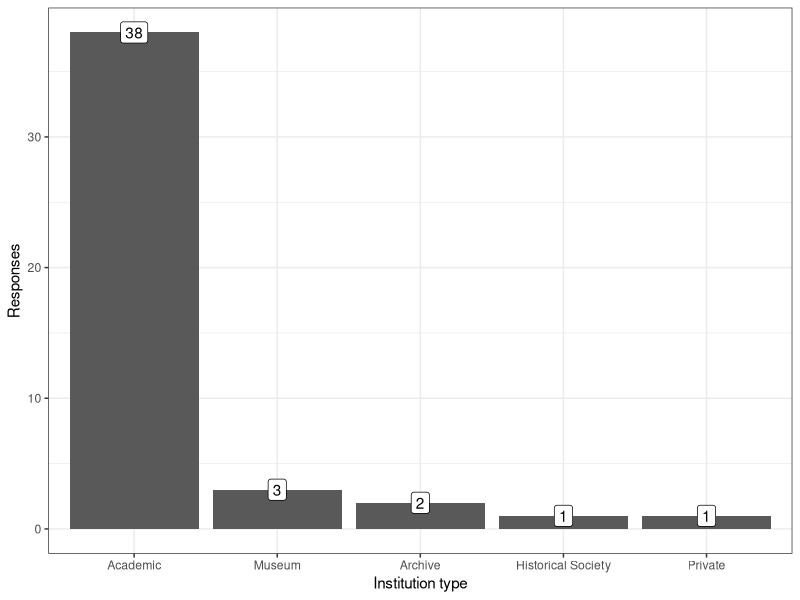
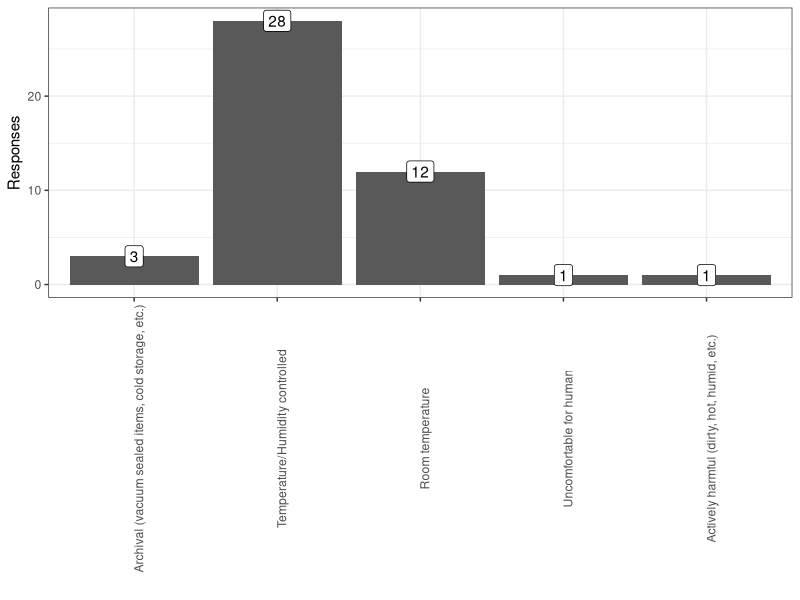
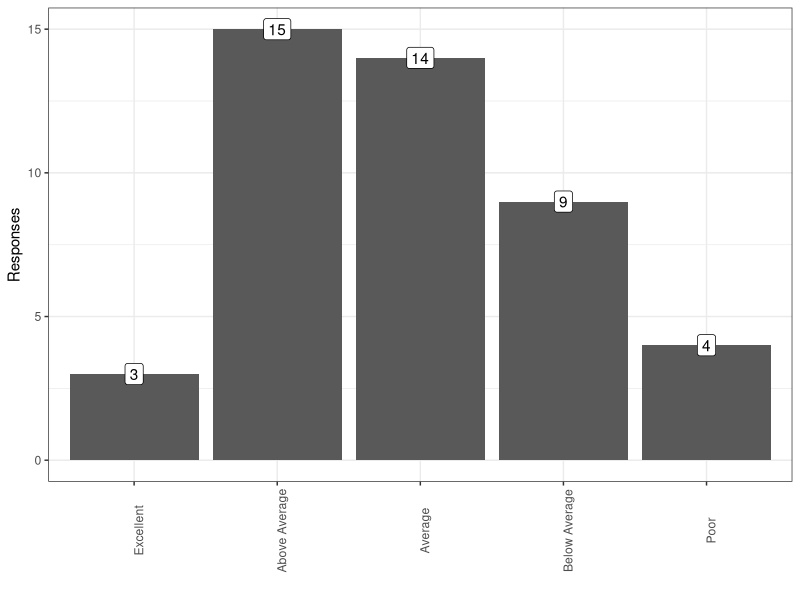
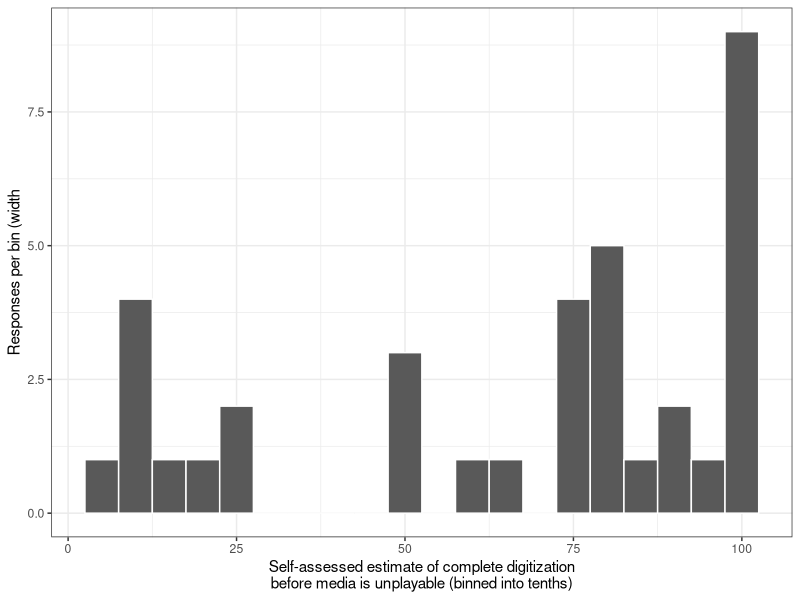
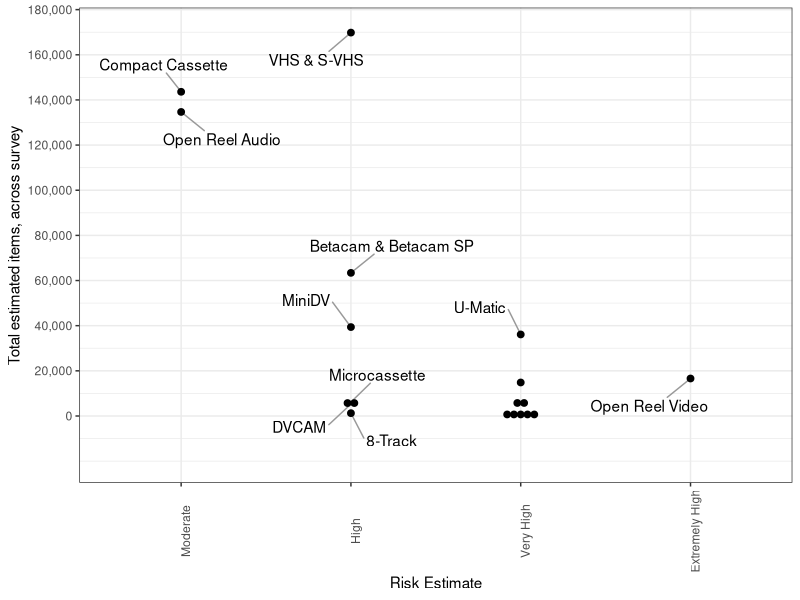
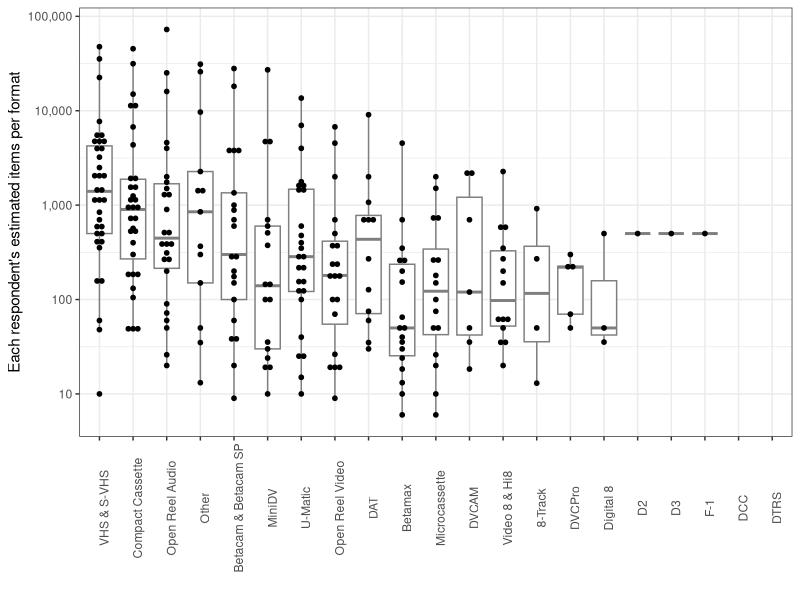
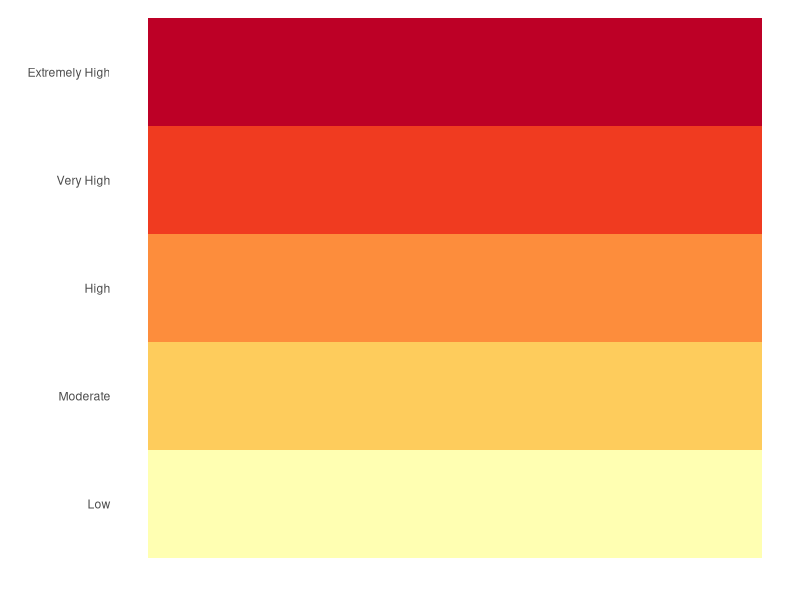
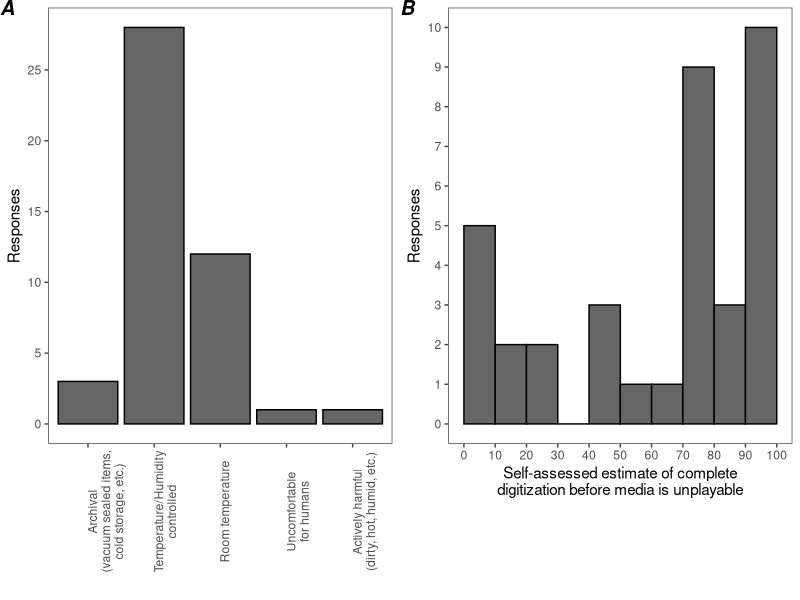

Reproduce these figures in R, in order. (Note: this script raises an error after producing the figures.)
## ---- chunk 1
# This is to just globally mute a lot of messages and errors
knitr::opts_chunk$set(echo=F,message=F,error=T,warning=F)
## ---- chunk 2
library(tidyverse)
library(ggrepel)
library(egg)
library(ComplexHeatmap)
library(circlize)
## ---- chunk 3
raw_datar <- read_csv("survey_data_2019.csv" ,
    col_names=c(
        "Key","State","InstitutionType","TotalItems",
        "StorageConditions",
        "Unstructured_StorageHistory",
        "Unstructured_CompletionEstimate",
        "PercentDigitizedBeforeUnplayable",
        "PracticeSelfAssesment",
        "Percentage_Open Reel Video","Percentage_U-Matic","Percentage_Betamax",
        "Percentage_VHS & S-VHS","Percentage_Betacam & Betacam SP",
        "Percentage_Video 8 & Hi8","Percentage_D2","Percentage_D3",
        "Percentage_DVCAM","Percentage_MiniDV","Percentage_DVCPro",
        "Percentage_Digital 8","Percentage_Open Reel Audio",
        "Percentage_Compact Cassette","Percentage_Microcassette",
        "Percentage_DAT","Percentage_DTRS","Percentage_F-1","Percentage_DCC",
        "Percentage_8-Track","Percentage_Other"),
    skip=1
    ) %>%
    mutate(PercentDigitizedBeforeUnplayable=sub("%","",
            PercentDigitizedBeforeUnplayable)
        )
all_responses <- raw_datar

risk_factors <- read_tsv("risk_assesment.tsv") %>%
    mutate(Risk=factor(Risk,
            levels=c("Low","Moderate","High","Very High","Extremely High")
        )   ) 

tdatar <- all_responses %>%
    gather(Format,Percentage,starts_with("Percentage_")) %>%
    mutate(Percentage=as.numeric(sub("%","",Percentage))) %>%
    mutate(EstItemCount=TotalItems*Percentage/100) %>%
    mutate(FormatName=sub("Percentage_","",Format)) %>% 
    left_join(risk_factors%>%rename(FormatName=Format),by="FormatName")
## ---- chunk 4
all_responses %>%
    {
    ggplot(.)+theme_bw()+
    aes(x=InstitutionType)+
    geom_bar()+
    scale_x_discrete(limits=names(sort(table(.$InstitutionType),decreasing=T)))+
    geom_label(aes(label=..count..,y=..count..),stat="count")+
    xlab("Institution type")+
    ylab("Responses")
    }
## ---- chunk 5
all_responses %>%
    filter(!is.na(StorageConditions)) %>%
    {
    ggplot(.)+theme_bw()+
    aes(x=StorageConditions)+
    geom_bar()+
    scale_x_discrete(limits=c(
            "Archival (vacuum sealed items, cold storage, etc.)",
            "Temperature/Humidity controlled",
            "Room temperature",
            "Uncomfortable for human",
            "Actively harmful (dirty, hot, humid, etc.)"
            )
        )+
    geom_label(aes(label=..count..,y=..count..),stat="count")+
    theme(axis.text.x=element_text(angle=90))+
    xlab("")+
    ylab("Responses")
    }
## ---- chunk 6
all_responses %>%
    filter(!is.na(PracticeSelfAssesment)) %>%
    {
    ggplot(.)+theme_bw()+
    aes(x=PracticeSelfAssesment)+
    geom_bar()+
    scale_x_discrete(limits=c(
            "Excellent",
            "Above Average",
            "Average",
            "Below Average",
            "Poor"
            )
        )+
    geom_label(aes(label=..count..,y=..count..),stat="count")+
    theme(axis.text.x=element_text(angle=90))+
    xlab("")+
    ylab("Responses")
    }
## ---- chunk 7
all_responses %>%
    filter(!is.na(PercentDigitizedBeforeUnplayable)) %>%
    {
    ggplot(.)+theme_bw()+
    aes(x=as.numeric(PercentDigitizedBeforeUnplayable))+
    stat_bin(binwidth=05,geom="bar",col="white")+
    xlab("Self-assessed estimate of complete digitization\nbefore media is unplayable (binned into tenths)")+
    ylab("Responses per bin (width")
    }
## ---- chunk 8
g_storage <- all_responses %>%
    filter(!is.na(StorageConditions)) %>%
    {
    ggplot(.)+theme_article()+
    aes(x=StorageConditions)+
    scale_x_discrete(limits=c(
            "Archival (vacuum sealed items, cold storage, etc.)",
            "Temperature/Humidity controlled",
            "Room temperature",
            "Uncomfortable for human",
            "Actively harmful (dirty, hot, humid, etc.)"
            ),
            labels=c(
            "Archival\n(vacuum sealed items,\ncold storage, etc.)",
            "Temperature/Humidity\ncontrolled",
            "Room temperature",
            "Uncomfortable\nfor humans",
            "Actively harmful\n(dirty, hot, humid, etc.)"
            )
        )+
    geom_bar(fill="grey40",color="black")+
    #geom_label(aes(label=..count..,y=..count..),stat="count")+
    scale_y_continuous(breaks=seq(0,40,5))+
    theme(axis.text.x=element_text(angle=90))+
    xlab("")+
    ylab("Responses")
    }
g_complete <- all_responses %>%
    filter(!is.na(PercentDigitizedBeforeUnplayable)) %>%
    {
    ggplot(.)+theme_article()+
    aes(x=as.numeric(PercentDigitizedBeforeUnplayable))+
    stat_bin(binwidth=10,center=5,geom="bar",fill="grey40",color="black")+
    xlab("Self-assessed estimate of complete\ndigitization before media is unplayable")+
    ylab("Responses")+
    scale_x_continuous(breaks=seq(0,100,10))+
    scale_y_continuous(breaks=seq(0,10,1))
    }
g_both <- ggarrange(g_storage,g_complete,nrow=1,labels=c("A","B"),draw=F)
ggsave("storageConditions_and_completionEstimate.svg",g_both,width=6,height=4)
ggsave("storageConditions_and_completionEstimate.png",g_both,width=6,height=4)
## ---- chunk 9
g <- tdatar %>% 
    group_by(FormatName,Risk) %>%
    summarize(EstTotal=sum(EstItemCount,na.rm=T)) %>%
    filter(!is.na(Risk)) %>%
    filter(EstTotal>0) %>%
    ggplot()+
    theme_bw()+
    aes(x=Risk,y=EstTotal,label=FormatName)+
    geom_text_repel(box.padding=1,segment.color="grey60")+
    theme(axis.text.x=element_text(angle=90))+
    ylab("Total estimated items, across survey")+
    xlab("Risk Estimate")

g_risk_totals <- g+
    scale_y_continuous(labels=function(x){formatC(x,big.mark=",",format="d")},
        breaks=seq(0,2e5,2e4),limits=c(-2e4,NA))+
        geom_dotplot(binaxis="y",stackdir="center",binwidth=3e3) 
g_risk_totals
## ---- chunk 10
ggsave("risk_and_totals.png",g_risk_totals,width=6,height=6)
ggsave("risk_and_totals.svg",g_risk_totals,width=6,height=6)
## ---- chunk 11

g <- tdatar %>% 
    {
    ggplot(.)+
    theme_bw()+
    aes(x=FormatName,y=EstItemCount)+
    geom_boxplot(outlier.alpha=0,color="grey50")+
    geom_dotplot(binaxis="y",stackdir="center",dotsize=1.0,alpha=1.0,binwidth=0.05)+
    scale_y_log10(labels=function(x){formatC(x,big.mark=",",format="d")})+
    scale_x_discrete(
        limits=group_by(.,FormatName)%>%
            summarize(z=sum(EstItemCount,na.rm=T))%>%
            arrange(-z)%>%pull(FormatName)
        )+
    theme(axis.text.x=element_text(angle=90))+
    ylab("Each respondent's estimated items per format")+
    xlab("")
    }
g
ggsave("items_per_respondent.png",g,width=6,height=5)
ggsave("items_per_respondent.svg",g,width=6,height=5)

## ---- chunk 12
library(gplots)

heatmap_datar_counts <- tdatar %>% 
    filter(EstItemCount>0) %>%
    select(Key,State,InstitutionType,TotalItems,
        PercentDigitizedBeforeUnplayable,FormatName,EstItemCount) %>%
    spread(FormatName,EstItemCount,fill=0) %>%
    arrange(-as.numeric(PercentDigitizedBeforeUnplayable))
heatmap_datar_counts%>%pull(PercentDigitizedBeforeUnplayable)

counts_matrix <- as.matrix(log10(heatmap_datar_counts[,-c(1,2,3,4,5)]+1))

#risk_palette <- 
#    rev(colorRampPalette(brewer.pal(n=9,name="Spectral"))(
#        length(levels(risk_factors$Risk))
#    ))[
#        tibble(Format=colnames(heatmap_datar_counts)[
#                6:ncol(heatmap_datar_counts)]
#            )%>%    
#            left_join(risk_factors,by="Format")%>%pull(Risk)
#        ] 

# Thanks colorbrewer2 website!
colorz <- setNames(c('#ffffb2','#fecc5c','#fd8d3c','#f03b20','#bd0026'),
        levels(risk_factors$Risk))
risk_palette <- colorz[
        tibble(Format=colnames(heatmap_datar_counts)[
                6:ncol(heatmap_datar_counts)]
            )%>%    
            left_join(risk_factors,by="Format")%>%pull(Risk)
        ] 
k <- data.frame(fill=colorz[levels(risk_factors$Risk)],y=levels(risk_factors$Risk)) %>%
    ggplot()+theme_classic()+
    aes(fill=y,x=1,y=y)+
    scale_fill_manual("Risk",values=colorz)+
    scale_y_discrete(limits=levels(risk_factors$Risk))+
    guides(fill=F)+
    geom_tile()+
    theme(axis.text.x=element_blank(),axis.ticks=element_blank(),
        axis.line=element_blank())+
    ylab("")+xlab("")
k
ggsave("heatmap_key.png",k,width=3,height=2)

tickfunc <- function() {
            breaks <- 10^seq(1,5,0.1)
            which_ones <- c(11,21,31,41)
            return(list(
                at=parent.frame()$scale01(log10(breaks[which_ones])),
                labels=formatC(breaks[which_ones],big.mark=",",format="d")
                ))
           }


svg("magnetic_heatmap_ordered_by_chance_completion_at_top.svg",width=6,height=6)
heatmap.2(counts_matrix,
    key.xlab="Estimated Items",
    col=colorRampPalette(brewer.pal(n=9,name="PuBuGn"))(100),
    ColSideColors=risk_palette,
    margins=c(08,5),
    labRow=ifelse(!is.na(heatmap_datar_counts$PercentDigitizedBeforeUnplayable),
        paste0(heatmap_datar_counts$PercentDigitizedBeforeUnplayable,"%"),"no data"),
    srtCol=45,
    density.info="none",
    trace="none",
    dendrogram="col",
    Rowv=F,
    reorderfun=function(d, w) rev(reorder(d, w, agglo.FUN = mean)),
    ylab="Respondent, ordered by estimated completion",
    key.xtickfun=tickfunc
    )
dev.off()

svg("magnetic_heatmap_clustered_rows.svg",width=6,height=6)
heatmap.2(counts_matrix,
    key.xlab="Estimated Items",
    col=colorRampPalette(brewer.pal(n=9,name="PuBuGn"))(100),
    ColSideColors=risk_palette,
    margins=c(08,5),
    labRow=ifelse(!is.na(heatmap_datar_counts$PercentDigitizedBeforeUnplayable),
        paste0(heatmap_datar_counts$PercentDigitizedBeforeUnplayable,"%"),"no data"),
    srtCol=45,
    density.info="none",
    trace="none",
    dendrogram="both",
    reorderfun=function(d, w) rev(reorder(d, w, agglo.FUN = mean)),
    ylab="Respondent",
    key.xtickfun=tickfunc
    )
dev.off()


library(RColorBrewer)


## ---- chunk 13
library(seriation)

seriation_of_matrix <- seriate(as.matrix(log10(heatmap_datar_counts[,-c(1,2,3,4)]+1)))
#, method = "BEA_TSP")

heatmap_datar_counts <- tdatar %>% 
    filter(EstItemCount>0) %>%
    select(Key,State,InstitutionType,TotalItems,FormatName,EstItemCount) %>%
    spread(FormatName,EstItemCount,fill=0)

counts_valz <- log10(unlist(heatmap_datar_counts[,-c(1,2,3,4)])+1)

col_ann <- risk_factors %>% rename(FormatName=Format) %>% as.data.frame()
rownames(col_ann) <- col_ann[[1]]
col_ann <- col_ann %>% select(-FormatName) %>% rename(`Format Risk`=Risk)

risk_annotation <- HeatmapAnnotation(
    `Format Risk`=col_ann$`Format Risk`,
    col=list(`Format Risk`=c(
            `Extremely High`="#7b3294",`Very High`="#c2a5cf",
            `High`="#a6dba0",`Moderate`="#008837"
    )   )   )
the_heatmap <- Heatmap(
    log10(heatmap_datar_counts[,-c(1,2,3,4)]+1),
    top_annotation=risk_annotation,
    col=colorRamp2(
        c(min(counts_valz),median(counts_valz),max(counts_valz)),
        c("#ffffff", "#fefefe", "#000000")
        ),
    heatmap_legend_param = list(
        title="Item counts", 
        at=log10(c(10+1,1000+1,1e4+1,5e4+1)),
        labels=c(10,1000,1e4,5e4),
        legend_height = unit(6, "cm"),
        heatmap_legend_side="bottom"
        ),
    row_order=get_order(seriation_of_matrix,1),
    column_order=get_order(seriation_of_matrix,2)
    )
ht_list <- the_heatmap 
g <- draw(ht_list, heatmap_legend_side = "right", annotation_legend_side = "right")
## ---- chunk 14
heatmap_datar_frac <- tdatar %>% 
    filter(EstItemCount>0) %>%
    select(Key,State,InstitutionType,TotalItems,FormatName,Percentage) %>%
    mutate(Fraction=Percentage/100)%>%
    select(-Percentage) %>%
    spread(FormatName,Fraction,fill=0)

#TotalItems,StorageConditions,PercentDigitizedBeforeUnplayable,PracticeSelfAssessment,

frac_valz <- unlist(heatmap_datar_frac[,-c(1,2,3,4)])

col_ann <- risk_factors %>% rename(FormatName=Format) %>% as.data.frame()
rownames(col_ann) <- col_ann[[1]]
col_ann <- col_ann %>% select(-FormatName) %>% rename(`Format Risk`=Risk)

risk_annotation <- HeatmapAnnotation(
    `Format Risk`=col_ann$`Format Risk`,
    col=list(
        `Format Risk`=c(
            `Extremely High`="#7b3294",`Very High`="#c2a5cf",
            `High`="#a6dba0",`Moderate`="#008837"
            )
    )   )
the_heatmap <- Heatmap(
    log10(heatmap_datar_frac[,-c(1,2,3,4)]+.001),
    top_annotation=risk_annotation,
    col=colorRamp2(
        log10(c(min(frac_valz),median(frac_valz),max(frac_valz))+.001),
        c("#ffffff", "#fefefe", "#000000")
        ),
    heatmap_legend_param = list(
        title="Fraction of\ncollection", 
        at=log10(c(0,0.05,0.1,0.30)+0.001),
        labels=c("1%","5%","10%","30%"),
        legend_height = unit(6, "cm"),
        heatmap_legend_side="bottom"
        )
    )
ht_list <- the_heatmap 
g <- draw(ht_list, heatmap_legend_side = "right", annotation_legend_side = "right")



## ---- chunk 15
pca_datar <- tdatar %>% select(Key,TotalItems,FormatName,EstItemCount) %>%
    spread(FormatName,EstItemCount,fill=0)

matrix_by_inst <- as.matrix(pca_datar[,-c(1,2)])
rownames(matrix_by_inst) <- pca_datar[,1][[1]]
cluster_inst <- hclust(dist(scale(matrix_by_inst))) 
matrix_by_media <- t(as.matrix(pca_datar[,-c(1,2)]))
cluster_media <- hclust(dist(scale(matrix_by_media)))
## ---- chunk 16
pca_media <- prcomp(t(matrix_by_media[apply(matrix_by_media,1,sum)>0,]),center=T,scale=T)

media_pca_plot <- pca_media$rotation %>% 
    {bind_cols(tibble(Format=rownames(.)),as.tibble(.))} %>%
    select(Format,PC1,PC2,PC3,PC4,PC5,PC6) %>% 
    ggplot()+theme_bw()+
    aes(label=Format)+
    geom_point()+
    geom_label_repel()
media_pca_plot + aes(x=PC1,y=PC2)
## ---- chunk 17
media_pca_plot + aes(x=PC3,y=PC4)
## ---- chunk 18
pca_inst <- prcomp(t(matrix_by_inst[apply(matrix_by_inst,1,sum)>0,] ),center=T,scale=T)
percent_varz <- signif(pca_inst$sdev / sum(pca_inst$sdev) * 100,3)

filtered_mbi <- matrix_by_inst[apply(matrix_by_inst,1,sum)>0,]

pdatar <- pca_inst$rotation %>% 
    {bind_cols(tibble(Key=rownames(.)),as.tibble(.))} %>%
    select(Key,PC1,PC2,PC3,PC4,PC5,PC6) %>% 
    left_join(all_responses%>%mutate(Key=as.character(Key)),by="Key") 

inst_pca_plot <- pdatar %>%
    ggplot()+theme_bw()+
    aes(label=Key)+
    geom_point()+
    geom_label_repel()
pc12 <- inst_pca_plot+aes(x=PC1,y=PC2)+
    xlab(paste0("PC1 ",percent_varz[1],"% variance"))+
    ylab(paste0("PC2 ",percent_varz[2],"% variance"))
pc34 <- inst_pca_plot + aes(x=PC3,y=PC4)+
    xlab(paste0("PC3 ",percent_varz[3],"% variance"))+
    ylab(paste0("PC4 ",percent_varz[4],"% variance"))
pc56 <- inst_pca_plot + aes(x=PC5,y=PC6)+
    xlab(paste0("PC5 ",percent_varz[5],"% variance"))+
    ylab(paste0("PC6 ",percent_varz[6],"% variance"))

pc12+aes(fill=InstitutionType)
pc34+aes(fill=InstitutionType)
pc56+aes(fill=InstitutionType)
## ---- chunk 19
z <- apply(pca_inst$rotation[,1:6],2,
    function(x){
       lapply(apply(filtered_mbi,2,cor.test,x,method="pearson"),
            function(y){
                data.frame(pval=y$p.value,est=y$estimate)
            })
    })
rez <- data.frame(PC=NA,Format=NA,pval=NA,est=NA)
for (i in names(z)) {
    for (j in names(z[i][[1]])) {
        rez <- rbind(rez,cbind(data.frame(PC=i,Format=j),z[i][[1]][j][[1]]))
    }
}
rez <- rez[-1,]
# god that's ugly, I forgot how to do a for loop for a bit there
ggplot(rez)+theme_bw()+
    aes(label=Format,x=-log10(pval),y=est)+
    facet_wrap(~PC)+
    geom_point()+
    geom_label_repel(data=subset(rez,pval<0.05))
## ---- chunk 20
pc14 <- inst_pca_plot+aes(x=PC1,y=PC4,fill=as.numeric(sub("%","",Percentage_Other)))+
    xlab(paste0("PC1 ",percent_varz[1],"% variance"))+
    ylab(paste0("PC4 ",percent_varz[4],"% variance"))+
    scale_fill_distiller("Other",palette="Spectral",na.value="lightblue")
pc14

pc23 <- inst_pca_plot + aes(x=PC2,y=PC3)+
    xlab(paste0("PC2 ",percent_varz[2],"% variance"))+
    ylab(paste0("PC3 ",percent_varz[3],"% variance"))

pc23+aes(fill=as.numeric(sub("%","",`Percentage_Other`)))+
    scale_fill_distiller("Other",palette="Spectral",na.value="lightblue")

pc23+aes(fill=0+
        as.numeric(sub("%","",`Percentage_U-Matic`))+
        as.numeric(sub("%","",`Percentage_Betacam & Betacam SP`))
        )+
    scale_fill_distiller("Umatic or Betacam",palette="Spectral",na.value="lightblue")

## ---- chunk 21
z <- apply(pca_inst$rotation[,1:6],2,
    function(x){
       lapply(apply(filtered_mbi,2,cor.test,x,method="spearman"),
            function(y){
                data.frame(pval=y$p.value,est=y$estimate)
            })
    })
rez <- data.frame(PC=NA,Format=NA,pval=NA,est=NA)
for (i in names(z)) {
    for (j in names(z[i][[1]])) {
        rez <- rbind(rez,cbind(data.frame(PC=i,Format=j),z[i][[1]][j][[1]]))
    }
}
rez <- rez[-1,]
# god that's ugly, I forgot how to do a for loop for a bit there
ggplot(rez)+theme_bw()+
    aes(label=Format,x=-log10(pval),y=est)+
    facet_wrap(~PC)+
    geom_point()+
    geom_label_repel(data=subset(rez,pval<0.05))
